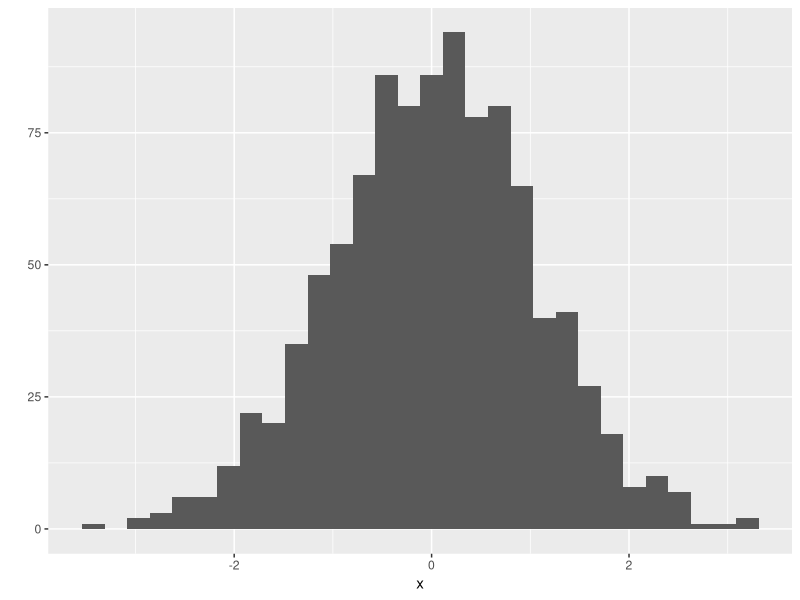

Write R code to recreate this figure.
## ---- chunk 1
knitr::opts_chunk$set(include = TRUE)
set.seed(100)
## ---- chunk 2
#Esto es un comentario
for( i in 1:10){
	print("Hola mundo!")
}
#print("Esto es un comentario y R lo ignorara.")
## ---- chunk 3
library("ggplot2")		# Asegurate que el paquete ggplot este cargado
x <- rnorm(1000)		# Generar 100 valores aleatorios usando la distribucion normal
qplot(x)				# Muestra los resultados en forma de histograma
